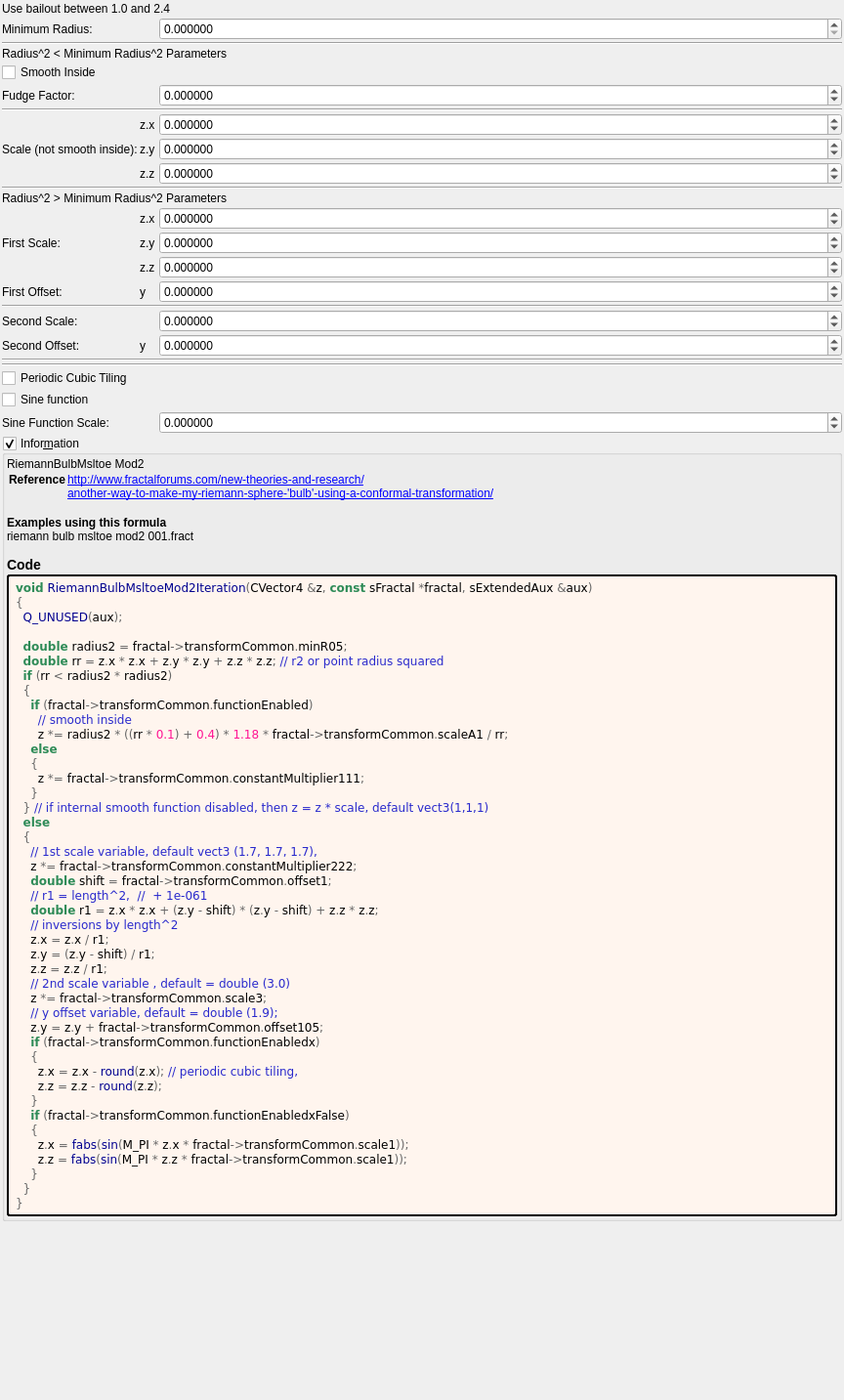
<?xml version="1.0" encoding="UTF-8"?>
<ui version="4.0">
 <class>riemann_bulb_msltoe_mod2</class>
 <widget class="QWidget" name="Form">
  <property name="geometry">
   <rect>
    <x>0</x>
    <y>0</y>
    <width>864</width>
    <height>1433</height>
   </rect>
  </property>
  <property name="windowTitle">
   <string notr="true">riemann_bulb_msltoe_mod2</string>
  </property>
  <layout class="QVBoxLayout" name="verticalLayout">
   <property name="spacing">
    <number>2</number>
   </property>
   <property name="leftMargin">
    <number>2</number>
   </property>
   <property name="topMargin">
    <number>2</number>
   </property>
   <property name="rightMargin">
    <number>2</number>
   </property>
   <property name="bottomMargin">
    <number>2</number>
   </property>
   <item>
    <widget class="QLabel" name="label_129">
     <property name="text">
      <string>Use bailout between 1.0 and 2.4</string>
     </property>
    </widget>
   </item>
   <item>
    <layout class="QGridLayout" name="gridLayout_63" columnstretch="0,0,0,0,1">
     <property name="spacing">
      <number>2</number>
     </property>
     <item row="8" column="2">
      <widget class="QLabel" name="label_125">
       <property name="text">
        <string notr="true">z.z</string>
       </property>
      </widget>
     </item>
     <item row="13" column="2">
      <widget class="QLabel" name="label_111">
       <property name="text">
        <string notr="true">z.z</string>
       </property>
      </widget>
     </item>
     <item row="8" column="4">
      <widget class="MyDoubleSpinBox" name="spinbox3_transf_constant_multiplier_111_z">
       <property name="sizePolicy">
        <sizepolicy hsizetype="Minimum" vsizetype="Maximum">
         <horstretch>0</horstretch>
         <verstretch>0</verstretch>
        </sizepolicy>
       </property>
       <property name="prefix">
        <string/>
       </property>
       <property name="suffix">
        <string/>
       </property>
       <property name="decimals">
        <number>6</number>
       </property>
       <property name="minimum">
        <double>-99.989999999999995</double>
       </property>
       <property name="maximum">
        <double>99.989999999999995</double>
       </property>
       <property name="singleStep">
        <double>0.100000000000000</double>
       </property>
      </widget>
     </item>
     <item row="2" column="1" colspan="4">
      <widget class="QLabel" name="label_127">
       <property name="text">
        <string>Radius^2 &lt; Minimum Radius^2 Parameters</string>
       </property>
      </widget>
     </item>
     <item row="4" column="1">
      <widget class="QLabel" name="label_123">
       <property name="text">
        <string>Fudge Factor:</string>
       </property>
      </widget>
     </item>
     <item row="19" column="1" colspan="4">
      <widget class="Line" name="line_56">
       <property name="orientation">
        <enum>Qt::Horizontal</enum>
       </property>
      </widget>
     </item>
     <item row="13" column="4">
      <widget class="MyDoubleSpinBox" name="spinbox3_transf_constant_multiplier_222_z">
       <property name="sizePolicy">
        <sizepolicy hsizetype="Minimum" vsizetype="Maximum">
         <horstretch>0</horstretch>
         <verstretch>0</verstretch>
        </sizepolicy>
       </property>
       <property name="prefix">
        <string/>
       </property>
       <property name="suffix">
        <string/>
       </property>
       <property name="decimals">
        <number>6</number>
       </property>
       <property name="minimum">
        <double>-99.989999999999995</double>
       </property>
       <property name="maximum">
        <double>99.989999999999995</double>
       </property>
       <property name="singleStep">
        <double>0.100000000000000</double>
       </property>
      </widget>
     </item>
     <item row="11" column="2">
      <widget class="QLabel" name="label_109">
       <property name="text">
        <string notr="true">z.x</string>
       </property>
      </widget>
     </item>
     <item row="14" column="2">
      <widget class="QLabel" name="label_113">
       <property name="text">
        <string notr="true">y</string>
       </property>
      </widget>
     </item>
     <item row="3" column="1">
      <widget class="MyCheckBox" name="checkBox_transf_function_enabled">
       <property name="text">
        <string>Smooth Inside</string>
       </property>
      </widget>
     </item>
     <item row="17" column="1">
      <widget class="QLabel" name="label_257">
       <property name="text">
        <string>Second Offset:</string>
       </property>
      </widget>
     </item>
     <item row="12" column="4">
      <widget class="MyDoubleSpinBox" name="spinbox3_transf_constant_multiplier_222_y">
       <property name="sizePolicy">
        <sizepolicy hsizetype="Minimum" vsizetype="Maximum">
         <horstretch>0</horstretch>
         <verstretch>0</verstretch>
        </sizepolicy>
       </property>
       <property name="prefix">
        <string/>
       </property>
       <property name="suffix">
        <string/>
       </property>
       <property name="decimals">
        <number>6</number>
       </property>
       <property name="minimum">
        <double>-99.989999999999995</double>
       </property>
       <property name="maximum">
        <double>99.989999999999995</double>
       </property>
       <property name="singleStep">
        <double>0.100000000000000</double>
       </property>
      </widget>
     </item>
     <item row="15" column="1" colspan="4">
      <widget class="Line" name="line_53">
       <property name="orientation">
        <enum>Qt::Horizontal</enum>
       </property>
      </widget>
     </item>
     <item row="6" column="4">
      <widget class="MyDoubleSpinBox" name="spinbox3_transf_constant_multiplier_111_x">
       <property name="sizePolicy">
        <sizepolicy hsizetype="Minimum" vsizetype="Maximum">
         <horstretch>0</horstretch>
         <verstretch>0</verstretch>
        </sizepolicy>
       </property>
       <property name="prefix">
        <string/>
       </property>
       <property name="suffix">
        <string/>
       </property>
       <property name="decimals">
        <number>6</number>
       </property>
       <property name="minimum">
        <double>-99.989999999999995</double>
       </property>
       <property name="maximum">
        <double>99.989999999999995</double>
       </property>
       <property name="singleStep">
        <double>0.100000000000000</double>
       </property>
      </widget>
     </item>
     <item row="20" column="1">
      <widget class="MyCheckBox" name="checkBox_transf_function_enabledx">
       <property name="text">
        <string>Periodic Cubic Tiling</string>
       </property>
      </widget>
     </item>
     <item row="7" column="4">
      <widget class="MyDoubleSpinBox" name="spinbox3_transf_constant_multiplier_111_y">
       <property name="sizePolicy">
        <sizepolicy hsizetype="Minimum" vsizetype="Maximum">
         <horstretch>0</horstretch>
         <verstretch>0</verstretch>
        </sizepolicy>
       </property>
       <property name="prefix">
        <string/>
       </property>
       <property name="suffix">
        <string/>
       </property>
       <property name="decimals">
        <number>6</number>
       </property>
       <property name="minimum">
        <double>-99.989999999999995</double>
       </property>
       <property name="maximum">
        <double>99.989999999999995</double>
       </property>
       <property name="singleStep">
        <double>0.100000000000000</double>
       </property>
      </widget>
     </item>
     <item row="17" column="2">
      <widget class="QLabel" name="label_114">
       <property name="text">
        <string notr="true">y</string>
       </property>
      </widget>
     </item>
     <item row="12" column="2">
      <widget class="QLabel" name="label_110">
       <property name="text">
        <string notr="true">z.y</string>
       </property>
      </widget>
     </item>
     <item row="7" column="2">
      <widget class="QLabel" name="label_124">
       <property name="text">
        <string notr="true">z.y</string>
       </property>
      </widget>
     </item>
     <item row="7" column="1">
      <widget class="QLabel" name="label_126">
       <property name="text">
        <string>Scale (not smooth inside):</string>
       </property>
      </widget>
     </item>
     <item row="1" column="1" colspan="4">
      <widget class="Line" name="line_54">
       <property name="orientation">
        <enum>Qt::Horizontal</enum>
       </property>
      </widget>
     </item>
     <item row="0" column="1">
      <widget class="QLabel" name="label_253">
       <property name="text">
        <string>Minimum Radius:</string>
       </property>
      </widget>
     </item>
     <item row="16" column="4">
      <widget class="MyDoubleSpinBox" name="spinbox_transf_scale_3">
       <property name="sizePolicy">
        <sizepolicy hsizetype="Minimum" vsizetype="Maximum">
         <horstretch>0</horstretch>
         <verstretch>0</verstretch>
        </sizepolicy>
       </property>
       <property name="prefix">
        <string/>
       </property>
       <property name="suffix">
        <string/>
       </property>
       <property name="decimals">
        <number>6</number>
       </property>
       <property name="minimum">
        <double>-99.989999999999995</double>
       </property>
       <property name="maximum">
        <double>99.989999999999995</double>
       </property>
       <property name="singleStep">
        <double>0.100000000000000</double>
       </property>
      </widget>
     </item>
     <item row="17" column="4">
      <widget class="MyDoubleSpinBox" name="spinbox_transf_offset_105">
       <property name="sizePolicy">
        <sizepolicy hsizetype="Minimum" vsizetype="Maximum">
         <horstretch>0</horstretch>
         <verstretch>0</verstretch>
        </sizepolicy>
       </property>
       <property name="prefix">
        <string/>
       </property>
       <property name="suffix">
        <string/>
       </property>
       <property name="decimals">
        <number>6</number>
       </property>
       <property name="minimum">
        <double>-99.989999999999995</double>
       </property>
       <property name="maximum">
        <double>99.989999999999995</double>
       </property>
       <property name="singleStep">
        <double>0.100000000000000</double>
       </property>
      </widget>
     </item>
     <item row="18" column="1" colspan="4">
      <widget class="Line" name="line_57">
       <property name="orientation">
        <enum>Qt::Horizontal</enum>
       </property>
      </widget>
     </item>
     <item row="22" column="4">
      <widget class="MyDoubleSpinBox" name="spinbox_transf_scale_1">
       <property name="sizePolicy">
        <sizepolicy hsizetype="Minimum" vsizetype="Maximum">
         <horstretch>0</horstretch>
         <verstretch>0</verstretch>
        </sizepolicy>
       </property>
       <property name="prefix">
        <string/>
       </property>
       <property name="suffix">
        <string/>
       </property>
       <property name="decimals">
        <number>6</number>
       </property>
       <property name="minimum">
        <double>-99.989999999999995</double>
       </property>
       <property name="maximum">
        <double>99.989999999999995</double>
       </property>
       <property name="singleStep">
        <double>0.100000000000000</double>
       </property>
      </widget>
     </item>
     <item row="4" column="4">
      <widget class="MyDoubleSpinBox" name="spinbox_transf_scaleA_1">
       <property name="sizePolicy">
        <sizepolicy hsizetype="Minimum" vsizetype="Maximum">
         <horstretch>0</horstretch>
         <verstretch>0</verstretch>
        </sizepolicy>
       </property>
       <property name="prefix">
        <string/>
       </property>
       <property name="suffix">
        <string/>
       </property>
       <property name="decimals">
        <number>6</number>
       </property>
       <property name="minimum">
        <double>-99.989999999999995</double>
       </property>
       <property name="maximum">
        <double>99.989999999999995</double>
       </property>
       <property name="singleStep">
        <double>0.100000000000000</double>
       </property>
      </widget>
     </item>
     <item row="6" column="2">
      <widget class="QLabel" name="label_112">
       <property name="text">
        <string notr="true">z.x</string>
       </property>
      </widget>
     </item>
     <item row="14" column="4">
      <widget class="MyDoubleSpinBox" name="spinbox_transf_offset_1">
       <property name="sizePolicy">
        <sizepolicy hsizetype="Minimum" vsizetype="Maximum">
         <horstretch>0</horstretch>
         <verstretch>0</verstretch>
        </sizepolicy>
       </property>
       <property name="prefix">
        <string/>
       </property>
       <property name="suffix">
        <string/>
       </property>
       <property name="decimals">
        <number>6</number>
       </property>
       <property name="minimum">
        <double>-99.989999999999995</double>
       </property>
       <property name="maximum">
        <double>99.989999999999995</double>
       </property>
       <property name="singleStep">
        <double>0.100000000000000</double>
       </property>
      </widget>
     </item>
     <item row="9" column="1" colspan="4">
      <widget class="Line" name="line_60">
       <property name="orientation">
        <enum>Qt::Horizontal</enum>
       </property>
      </widget>
     </item>
     <item row="16" column="1">
      <widget class="QLabel" name="label_256">
       <property name="text">
        <string>Second Scale:</string>
       </property>
      </widget>
     </item>
     <item row="11" column="4">
      <widget class="MyDoubleSpinBox" name="spinbox3_transf_constant_multiplier_222_x">
       <property name="sizePolicy">
        <sizepolicy hsizetype="Minimum" vsizetype="Maximum">
         <horstretch>0</horstretch>
         <verstretch>0</verstretch>
        </sizepolicy>
       </property>
       <property name="prefix">
        <string/>
       </property>
       <property name="suffix">
        <string/>
       </property>
       <property name="decimals">
        <number>6</number>
       </property>
       <property name="minimum">
        <double>-99.989999999999995</double>
       </property>
       <property name="maximum">
        <double>99.989999999999995</double>
       </property>
       <property name="singleStep">
        <double>0.100000000000000</double>
       </property>
      </widget>
     </item>
     <item row="0" column="4">
      <widget class="MyDoubleSpinBox" name="spinbox_transf_minimum_radius_05">
       <property name="sizePolicy">
        <sizepolicy hsizetype="Minimum" vsizetype="Maximum">
         <horstretch>0</horstretch>
         <verstretch>0</verstretch>
        </sizepolicy>
       </property>
       <property name="prefix">
        <string/>
       </property>
       <property name="suffix">
        <string/>
       </property>
       <property name="decimals">
        <number>6</number>
       </property>
       <property name="minimum">
        <double>0.000000000000000</double>
       </property>
       <property name="maximum">
        <double>10.000000000000000</double>
       </property>
       <property name="singleStep">
        <double>0.100000000000000</double>
       </property>
      </widget>
     </item>
     <item row="12" column="1">
      <widget class="QLabel" name="label_108">
       <property name="text">
        <string>First Scale:</string>
       </property>
      </widget>
     </item>
     <item row="10" column="1" colspan="4">
      <widget class="QLabel" name="label_128">
       <property name="text">
        <string>Radius^2 &gt; Minimum Radius^2 Parameters</string>
       </property>
      </widget>
     </item>
     <item row="5" column="1" colspan="4">
      <widget class="Line" name="line_59">
       <property name="orientation">
        <enum>Qt::Horizontal</enum>
       </property>
      </widget>
     </item>
     <item row="14" column="1">
      <widget class="QLabel" name="label_259">
       <property name="text">
        <string>First Offset:</string>
       </property>
      </widget>
     </item>
     <item row="21" column="1">
      <widget class="MyCheckBox" name="checkBox_transf_function_enabledx_false">
       <property name="text">
        <string>Sine function</string>
       </property>
      </widget>
     </item>
     <item row="22" column="1">
      <widget class="QLabel" name="label_115">
       <property name="text">
        <string>Sine Function Scale:</string>
       </property>
      </widget>
     </item>
    </layout>
   </item>
   <item>
    <widget class="MyGroupBox" name="groupCheck_info">
     <property name="title">
      <string>Infor&amp;mation</string>
     </property>
     <property name="flat">
      <bool>false</bool>
     </property>
     <property name="checkable">
      <bool>true</bool>
     </property>
     <layout class="QVBoxLayout" name="verticalLayout_2">
      <property name="spacing">
       <number>2</number>
      </property>
      <property name="leftMargin">
       <number>2</number>
      </property>
      <property name="topMargin">
       <number>2</number>
      </property>
      <property name="rightMargin">
       <number>2</number>
      </property>
      <property name="bottomMargin">
       <number>2</number>
      </property>
      <item>
       <widget class="QLabel" name="label_information_general">
        <property name="text">
         <string notr="true">&lt;p&gt;RiemannBulbMsltoe Mod2&lt;/p&gt;&lt;table&gt;
&lt;tr&gt;&lt;th&gt;Reference&lt;/th&gt;&lt;td&gt;&lt;a href=&quot;http://www.fractalforums.com/new-theories-and-research/&quot;&gt;http://www.fractalforums.com/new-theories-and-research/&lt;br&gt;
&lt;a href=&quot;another-way-to-make-my-riemann-sphere-'bulb'-using-a-conformal-transformation/&quot;&gt;another-way-to-make-my-riemann-sphere-'bulb'-using-a-conformal-transformation/&lt;br&gt;
&lt;/td&gt;&lt;/tr&gt;
&lt;/table&gt;
&lt;br&gt;&lt;b&gt;Examples using this formula&lt;/b&gt;&lt;br&gt;riemann bulb msltoe mod2 001.fract&lt;h3&gt;Code&lt;/h3&gt;</string>
        </property>
        <property name="wordWrap">
         <bool>true</bool>
        </property>
        <property name="openExternalLinks">
         <bool>true</bool>
        </property>
        <property name="textInteractionFlags">
         <set>Qt::LinksAccessibleByMouse|Qt::TextSelectableByMouse</set>
        </property>
       </widget>
      </item>
      <item>
       <widget class="QLabel" name="label_code_content">
        <property name="styleSheet">
         <string notr="true">border-style: outset; border-width: 2px; border-radius: 3px; border-color: black; background-color: #fff5ee; padding: 4px;</string>
        </property>
        <property name="text">
         <string notr="true">&lt;body style=&quot;background-color:#fff5ee&quot;&gt;
&lt;pre style=&quot;color:#000000; background-color:#fff5ee;  font-family:'Courier New',monospace;&quot;&gt;&lt;span style=&quot;color:#2e8b57; font-weight:bold&quot;&gt;void&lt;/span&gt; &lt;span style=&quot;color:#00008f&quot;&gt;RiemannBulbMsltoeMod2Iteration&lt;/span&gt;&lt;span style=&quot;color:#676767&quot;&gt;(&lt;/span&gt;CVector4 &lt;span style=&quot;color:#676767&quot;&gt;&amp;amp;&lt;/span&gt;z&lt;span style=&quot;color:#676767&quot;&gt;,&lt;/span&gt; &lt;span style=&quot;color:#2e8b57; font-weight:bold&quot;&gt;const&lt;/span&gt; sFractal &lt;span style=&quot;color:#676767&quot;&gt;*&lt;/span&gt;fractal&lt;span style=&quot;color:#676767&quot;&gt;,&lt;/span&gt; sExtendedAux &lt;span style=&quot;color:#676767&quot;&gt;&amp;amp;&lt;/span&gt;aux&lt;span style=&quot;color:#676767&quot;&gt;)&lt;/span&gt;
&lt;span style=&quot;color:#676767&quot;&gt;{&lt;/span&gt;
  &lt;span style=&quot;color:#00008f&quot;&gt;Q_UNUSED&lt;/span&gt;&lt;span style=&quot;color:#676767&quot;&gt;(&lt;/span&gt;aux&lt;span style=&quot;color:#676767&quot;&gt;);&lt;/span&gt;

  &lt;span style=&quot;color:#2e8b57; font-weight:bold&quot;&gt;double&lt;/span&gt; radius2 &lt;span style=&quot;color:#676767&quot;&gt;=&lt;/span&gt; fractal&lt;span style=&quot;color:#676767&quot;&gt;-&amp;gt;&lt;/span&gt;transformCommon&lt;span style=&quot;color:#676767&quot;&gt;.&lt;/span&gt;minR05&lt;span style=&quot;color:#676767&quot;&gt;;&lt;/span&gt;
  &lt;span style=&quot;color:#2e8b57; font-weight:bold&quot;&gt;double&lt;/span&gt; rr &lt;span style=&quot;color:#676767&quot;&gt;=&lt;/span&gt; z&lt;span style=&quot;color:#676767&quot;&gt;.&lt;/span&gt;x &lt;span style=&quot;color:#676767&quot;&gt;*&lt;/span&gt; z&lt;span style=&quot;color:#676767&quot;&gt;.&lt;/span&gt;x &lt;span style=&quot;color:#676767&quot;&gt;+&lt;/span&gt; z&lt;span style=&quot;color:#676767&quot;&gt;.&lt;/span&gt;y &lt;span style=&quot;color:#676767&quot;&gt;*&lt;/span&gt; z&lt;span style=&quot;color:#676767&quot;&gt;.&lt;/span&gt;y &lt;span style=&quot;color:#676767&quot;&gt;+&lt;/span&gt; z&lt;span style=&quot;color:#676767&quot;&gt;.&lt;/span&gt;z &lt;span style=&quot;color:#676767&quot;&gt;*&lt;/span&gt; z&lt;span style=&quot;color:#676767&quot;&gt;.&lt;/span&gt;z&lt;span style=&quot;color:#676767&quot;&gt;;&lt;/span&gt; &lt;span style=&quot;color:#2929cc&quot;&gt;// r2 or point radius squared&lt;/span&gt;
  &lt;span style=&quot;color:#2e8b57; font-weight:bold&quot;&gt;if&lt;/span&gt; &lt;span style=&quot;color:#676767&quot;&gt;(&lt;/span&gt;rr &lt;span style=&quot;color:#676767&quot;&gt;&amp;lt;&lt;/span&gt; radius2 &lt;span style=&quot;color:#676767&quot;&gt;*&lt;/span&gt; radius2&lt;span style=&quot;color:#676767&quot;&gt;)&lt;/span&gt;
  &lt;span style=&quot;color:#676767&quot;&gt;{&lt;/span&gt;
    &lt;span style=&quot;color:#2e8b57; font-weight:bold&quot;&gt;if&lt;/span&gt; &lt;span style=&quot;color:#676767&quot;&gt;(&lt;/span&gt;fractal&lt;span style=&quot;color:#676767&quot;&gt;-&amp;gt;&lt;/span&gt;transformCommon&lt;span style=&quot;color:#676767&quot;&gt;.&lt;/span&gt;functionEnabled&lt;span style=&quot;color:#676767&quot;&gt;)&lt;/span&gt;
      &lt;span style=&quot;color:#2929cc&quot;&gt;// smooth inside&lt;/span&gt;
      z &lt;span style=&quot;color:#676767&quot;&gt;*=&lt;/span&gt; radius2 &lt;span style=&quot;color:#676767&quot;&gt;* ((&lt;/span&gt;rr &lt;span style=&quot;color:#676767&quot;&gt;*&lt;/span&gt; &lt;span style=&quot;color:#ff1493&quot;&gt;0.1&lt;/span&gt;&lt;span style=&quot;color:#676767&quot;&gt;) +&lt;/span&gt; &lt;span style=&quot;color:#ff1493&quot;&gt;0.4&lt;/span&gt;&lt;span style=&quot;color:#676767&quot;&gt;) *&lt;/span&gt; &lt;span style=&quot;color:#ff1493&quot;&gt;1.18&lt;/span&gt; &lt;span style=&quot;color:#676767&quot;&gt;*&lt;/span&gt; fractal&lt;span style=&quot;color:#676767&quot;&gt;-&amp;gt;&lt;/span&gt;transformCommon&lt;span style=&quot;color:#676767&quot;&gt;.&lt;/span&gt;scaleA1 &lt;span style=&quot;color:#676767&quot;&gt;/&lt;/span&gt; rr&lt;span style=&quot;color:#676767&quot;&gt;;&lt;/span&gt;
    &lt;span style=&quot;color:#2e8b57; font-weight:bold&quot;&gt;else&lt;/span&gt;
    &lt;span style=&quot;color:#676767&quot;&gt;{&lt;/span&gt;
      z &lt;span style=&quot;color:#676767&quot;&gt;*=&lt;/span&gt; fractal&lt;span style=&quot;color:#676767&quot;&gt;-&amp;gt;&lt;/span&gt;transformCommon&lt;span style=&quot;color:#676767&quot;&gt;.&lt;/span&gt;constantMultiplier111&lt;span style=&quot;color:#676767&quot;&gt;;&lt;/span&gt;
    &lt;span style=&quot;color:#676767&quot;&gt;}&lt;/span&gt;
  &lt;span style=&quot;color:#676767&quot;&gt;}&lt;/span&gt; &lt;span style=&quot;color:#2929cc&quot;&gt;// if internal smooth function disabled, then z = z * scale, default vect3(1,1,1)&lt;/span&gt;
  &lt;span style=&quot;color:#2e8b57; font-weight:bold&quot;&gt;else&lt;/span&gt;
  &lt;span style=&quot;color:#676767&quot;&gt;{&lt;/span&gt;
    &lt;span style=&quot;color:#2929cc&quot;&gt;// 1st scale variable, default vect3 (1.7, 1.7, 1.7),&lt;/span&gt;
    z &lt;span style=&quot;color:#676767&quot;&gt;*=&lt;/span&gt; fractal&lt;span style=&quot;color:#676767&quot;&gt;-&amp;gt;&lt;/span&gt;transformCommon&lt;span style=&quot;color:#676767&quot;&gt;.&lt;/span&gt;constantMultiplier222&lt;span style=&quot;color:#676767&quot;&gt;;&lt;/span&gt;
    &lt;span style=&quot;color:#2e8b57; font-weight:bold&quot;&gt;double&lt;/span&gt; shift &lt;span style=&quot;color:#676767&quot;&gt;=&lt;/span&gt; fractal&lt;span style=&quot;color:#676767&quot;&gt;-&amp;gt;&lt;/span&gt;transformCommon&lt;span style=&quot;color:#676767&quot;&gt;.&lt;/span&gt;offset1&lt;span style=&quot;color:#676767&quot;&gt;;&lt;/span&gt;
    &lt;span style=&quot;color:#2929cc&quot;&gt;// r1 = length^2,  //  + 1e-061&lt;/span&gt;
    &lt;span style=&quot;color:#2e8b57; font-weight:bold&quot;&gt;double&lt;/span&gt; r1 &lt;span style=&quot;color:#676767&quot;&gt;=&lt;/span&gt; z&lt;span style=&quot;color:#676767&quot;&gt;.&lt;/span&gt;x &lt;span style=&quot;color:#676767&quot;&gt;*&lt;/span&gt; z&lt;span style=&quot;color:#676767&quot;&gt;.&lt;/span&gt;x &lt;span style=&quot;color:#676767&quot;&gt;+ (&lt;/span&gt;z&lt;span style=&quot;color:#676767&quot;&gt;.&lt;/span&gt;y &lt;span style=&quot;color:#676767&quot;&gt;-&lt;/span&gt; shift&lt;span style=&quot;color:#676767&quot;&gt;) * (&lt;/span&gt;z&lt;span style=&quot;color:#676767&quot;&gt;.&lt;/span&gt;y &lt;span style=&quot;color:#676767&quot;&gt;-&lt;/span&gt; shift&lt;span style=&quot;color:#676767&quot;&gt;) +&lt;/span&gt; z&lt;span style=&quot;color:#676767&quot;&gt;.&lt;/span&gt;z &lt;span style=&quot;color:#676767&quot;&gt;*&lt;/span&gt; z&lt;span style=&quot;color:#676767&quot;&gt;.&lt;/span&gt;z&lt;span style=&quot;color:#676767&quot;&gt;;&lt;/span&gt;
    &lt;span style=&quot;color:#2929cc&quot;&gt;// inversions by length^2&lt;/span&gt;
    z&lt;span style=&quot;color:#676767&quot;&gt;.&lt;/span&gt;x &lt;span style=&quot;color:#676767&quot;&gt;=&lt;/span&gt; z&lt;span style=&quot;color:#676767&quot;&gt;.&lt;/span&gt;x &lt;span style=&quot;color:#676767&quot;&gt;/&lt;/span&gt; r1&lt;span style=&quot;color:#676767&quot;&gt;;&lt;/span&gt;
    z&lt;span style=&quot;color:#676767&quot;&gt;.&lt;/span&gt;y &lt;span style=&quot;color:#676767&quot;&gt;= (&lt;/span&gt;z&lt;span style=&quot;color:#676767&quot;&gt;.&lt;/span&gt;y &lt;span style=&quot;color:#676767&quot;&gt;-&lt;/span&gt; shift&lt;span style=&quot;color:#676767&quot;&gt;) /&lt;/span&gt; r1&lt;span style=&quot;color:#676767&quot;&gt;;&lt;/span&gt;
    z&lt;span style=&quot;color:#676767&quot;&gt;.&lt;/span&gt;z &lt;span style=&quot;color:#676767&quot;&gt;=&lt;/span&gt; z&lt;span style=&quot;color:#676767&quot;&gt;.&lt;/span&gt;z &lt;span style=&quot;color:#676767&quot;&gt;/&lt;/span&gt; r1&lt;span style=&quot;color:#676767&quot;&gt;;&lt;/span&gt;
    &lt;span style=&quot;color:#2929cc&quot;&gt;// 2nd scale variable , default = double (3.0)&lt;/span&gt;
    z &lt;span style=&quot;color:#676767&quot;&gt;*=&lt;/span&gt; fractal&lt;span style=&quot;color:#676767&quot;&gt;-&amp;gt;&lt;/span&gt;transformCommon&lt;span style=&quot;color:#676767&quot;&gt;.&lt;/span&gt;scale3&lt;span style=&quot;color:#676767&quot;&gt;;&lt;/span&gt;
    &lt;span style=&quot;color:#2929cc&quot;&gt;// y offset variable, default = double (1.9);&lt;/span&gt;
    z&lt;span style=&quot;color:#676767&quot;&gt;.&lt;/span&gt;y &lt;span style=&quot;color:#676767&quot;&gt;=&lt;/span&gt; z&lt;span style=&quot;color:#676767&quot;&gt;.&lt;/span&gt;y &lt;span style=&quot;color:#676767&quot;&gt;+&lt;/span&gt; fractal&lt;span style=&quot;color:#676767&quot;&gt;-&amp;gt;&lt;/span&gt;transformCommon&lt;span style=&quot;color:#676767&quot;&gt;.&lt;/span&gt;offset105&lt;span style=&quot;color:#676767&quot;&gt;;&lt;/span&gt;
    &lt;span style=&quot;color:#2e8b57; font-weight:bold&quot;&gt;if&lt;/span&gt; &lt;span style=&quot;color:#676767&quot;&gt;(&lt;/span&gt;fractal&lt;span style=&quot;color:#676767&quot;&gt;-&amp;gt;&lt;/span&gt;transformCommon&lt;span style=&quot;color:#676767&quot;&gt;.&lt;/span&gt;functionEnabledx&lt;span style=&quot;color:#676767&quot;&gt;)&lt;/span&gt;
    &lt;span style=&quot;color:#676767&quot;&gt;{&lt;/span&gt;
      z&lt;span style=&quot;color:#676767&quot;&gt;.&lt;/span&gt;x &lt;span style=&quot;color:#676767&quot;&gt;=&lt;/span&gt; z&lt;span style=&quot;color:#676767&quot;&gt;.&lt;/span&gt;x &lt;span style=&quot;color:#676767&quot;&gt;-&lt;/span&gt; &lt;span style=&quot;color:#00008f&quot;&gt;round&lt;/span&gt;&lt;span style=&quot;color:#676767&quot;&gt;(&lt;/span&gt;z&lt;span style=&quot;color:#676767&quot;&gt;.&lt;/span&gt;x&lt;span style=&quot;color:#676767&quot;&gt;);&lt;/span&gt; &lt;span style=&quot;color:#2929cc&quot;&gt;// periodic cubic tiling,&lt;/span&gt;
      z&lt;span style=&quot;color:#676767&quot;&gt;.&lt;/span&gt;z &lt;span style=&quot;color:#676767&quot;&gt;=&lt;/span&gt; z&lt;span style=&quot;color:#676767&quot;&gt;.&lt;/span&gt;z &lt;span style=&quot;color:#676767&quot;&gt;-&lt;/span&gt; &lt;span style=&quot;color:#00008f&quot;&gt;round&lt;/span&gt;&lt;span style=&quot;color:#676767&quot;&gt;(&lt;/span&gt;z&lt;span style=&quot;color:#676767&quot;&gt;.&lt;/span&gt;z&lt;span style=&quot;color:#676767&quot;&gt;);&lt;/span&gt;
    &lt;span style=&quot;color:#676767&quot;&gt;}&lt;/span&gt;
    &lt;span style=&quot;color:#2e8b57; font-weight:bold&quot;&gt;if&lt;/span&gt; &lt;span style=&quot;color:#676767&quot;&gt;(&lt;/span&gt;fractal&lt;span style=&quot;color:#676767&quot;&gt;-&amp;gt;&lt;/span&gt;transformCommon&lt;span style=&quot;color:#676767&quot;&gt;.&lt;/span&gt;functionEnabledxFalse&lt;span style=&quot;color:#676767&quot;&gt;)&lt;/span&gt;
    &lt;span style=&quot;color:#676767&quot;&gt;{&lt;/span&gt;
      z&lt;span style=&quot;color:#676767&quot;&gt;.&lt;/span&gt;x &lt;span style=&quot;color:#676767&quot;&gt;=&lt;/span&gt; &lt;span style=&quot;color:#00008f&quot;&gt;fabs&lt;/span&gt;&lt;span style=&quot;color:#676767&quot;&gt;(&lt;/span&gt;&lt;span style=&quot;color:#00008f&quot;&gt;sin&lt;/span&gt;&lt;span style=&quot;color:#676767&quot;&gt;(&lt;/span&gt;M_PI &lt;span style=&quot;color:#676767&quot;&gt;*&lt;/span&gt; z&lt;span style=&quot;color:#676767&quot;&gt;.&lt;/span&gt;x &lt;span style=&quot;color:#676767&quot;&gt;*&lt;/span&gt; fractal&lt;span style=&quot;color:#676767&quot;&gt;-&amp;gt;&lt;/span&gt;transformCommon&lt;span style=&quot;color:#676767&quot;&gt;.&lt;/span&gt;scale1&lt;span style=&quot;color:#676767&quot;&gt;));&lt;/span&gt;
      z&lt;span style=&quot;color:#676767&quot;&gt;.&lt;/span&gt;z &lt;span style=&quot;color:#676767&quot;&gt;=&lt;/span&gt; &lt;span style=&quot;color:#00008f&quot;&gt;fabs&lt;/span&gt;&lt;span style=&quot;color:#676767&quot;&gt;(&lt;/span&gt;&lt;span style=&quot;color:#00008f&quot;&gt;sin&lt;/span&gt;&lt;span style=&quot;color:#676767&quot;&gt;(&lt;/span&gt;M_PI &lt;span style=&quot;color:#676767&quot;&gt;*&lt;/span&gt; z&lt;span style=&quot;color:#676767&quot;&gt;.&lt;/span&gt;z &lt;span style=&quot;color:#676767&quot;&gt;*&lt;/span&gt; fractal&lt;span style=&quot;color:#676767&quot;&gt;-&amp;gt;&lt;/span&gt;transformCommon&lt;span style=&quot;color:#676767&quot;&gt;.&lt;/span&gt;scale1&lt;span style=&quot;color:#676767&quot;&gt;));&lt;/span&gt;
    &lt;span style=&quot;color:#676767&quot;&gt;}&lt;/span&gt;
  &lt;span style=&quot;color:#676767&quot;&gt;}&lt;/span&gt;
&lt;span style=&quot;color:#676767&quot;&gt;}&lt;/span&gt;
&lt;/pre&gt;
&lt;/body&gt;</string>
        </property>
        <property name="wordWrap">
         <bool>true</bool>
        </property>
        <property name="openExternalLinks">
         <bool>true</bool>
        </property>
        <property name="textInteractionFlags">
         <set>Qt::LinksAccessibleByMouse|Qt::TextSelectableByMouse</set>
        </property>
       </widget>
      </item>
     </layout>
    </widget>
   </item>
   <item>
    <spacer name="verticalSpacer">
     <property name="orientation">
      <enum>Qt::Vertical</enum>
     </property>
     <property name="sizeHint" stdset="0">
      <size>
       <width>20</width>
       <height>40</height>
      </size>
     </property>
    </spacer>
   </item>
  </layout>
 </widget>
 <customwidgets>
  <customwidget>
   <class>MyGroupBox</class>
   <extends>QGroupBox</extends>
   <header>my_group_box.h</header>
   <container>1</container>
  </customwidget>
  <customwidget>
   <class>MyDoubleSpinBox</class>
   <extends>QDoubleSpinBox</extends>
   <header>my_double_spin_box.h</header>
  </customwidget>
  <customwidget>
   <class>MyCheckBox</class>
   <extends>QCheckBox</extends>
   <header>my_check_box.h</header>
  </customwidget>
 </customwidgets>
 <tabstops>
  <tabstop>spinbox_transf_minimum_radius_05</tabstop>
  <tabstop>spinbox_transf_scaleA_1</tabstop>
  <tabstop>spinbox3_transf_constant_multiplier_111_x</tabstop>
  <tabstop>spinbox3_transf_constant_multiplier_111_y</tabstop>
  <tabstop>spinbox3_transf_constant_multiplier_111_z</tabstop>
  <tabstop>spinbox3_transf_constant_multiplier_222_x</tabstop>
  <tabstop>spinbox3_transf_constant_multiplier_222_y</tabstop>
  <tabstop>spinbox3_transf_constant_multiplier_222_z</tabstop>
  <tabstop>spinbox_transf_offset_1</tabstop>
  <tabstop>spinbox_transf_scale_3</tabstop>
  <tabstop>spinbox_transf_offset_105</tabstop>
  <tabstop>checkBox_transf_function_enabledx</tabstop>
  <tabstop>spinbox_transf_scale_1</tabstop>
  <tabstop>groupCheck_info</tabstop>
 </tabstops>
 <resources/>
 <connections/>
</ui>
